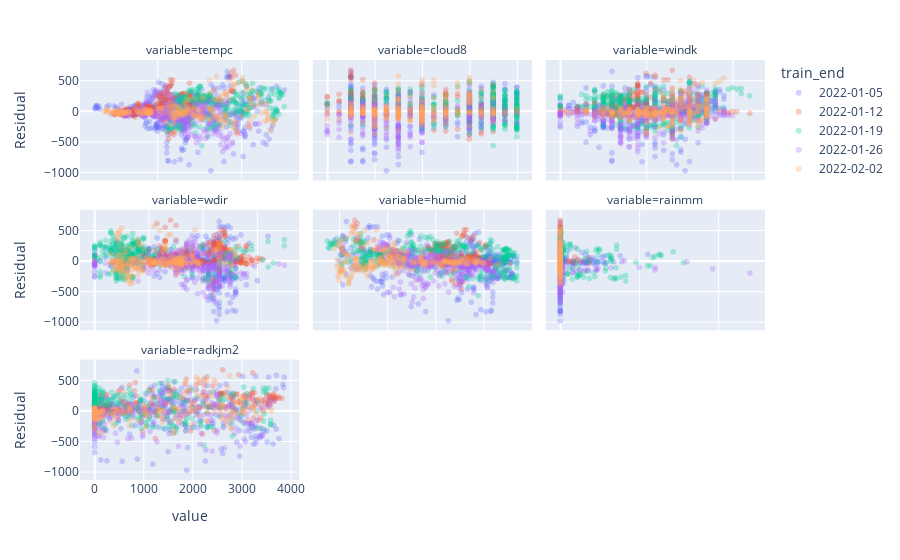

Notebook code cell kept with this figure:
### Code cell
jan1_2022_pred = jan1_2022.merge(predictions, on='datetime')

res_df = jan1_2022_pred[['Residual', 'tempc', 'cloud8', 'windk', 'wdir', 
            'humid', 'rainmm', 'radkjm2', 'train_end']
    ].melt(id_vars=['Residual', 'train_end'])
fig = px.scatter(res_df, x='value', y='Residual', facet_col='variable',
                 facet_col_wrap=3, color='train_end', opacity=0.3)
fig.update_xaxes(matches=None)
fig.show()

### Figure 1 — Plotly figure (JSON) as saved in the notebook; plotly's stock layout.template omitted (floating-point values rounded to 4 significant figures; data arrays with more than 128 entries replaced by an {"elided": "..."} marker saying what was removed)
{"data": [{"hovertemplate": "train_end=2022-01-05<br>variable=tempc<br>value=%{x}<br>Residual=%{y}<extra></extra>", "legendgroup": "2022-01-05", "marker": {"color": "#636efa", "opacity": 0.3, "symbol": "circle"}, "mode": "markers", "name": "2022-01-05", "showlegend": true, "type": "scattergl", "x": {"elided": "336 float values"}, "xaxis": "x7", "y": {"elided": "336 float values"}, "yaxis": "y7"}, {"hovertemplate": "train_end=2022-01-05<br>variable=cloud8<br>value=%{x}<br>Residual=%{y}<extra></extra>", "legendgroup": "2022-01-05", "marker": {"color": "#636efa", "opacity": 0.3, "symbol": "circle"}, "mode": "markers", "name": "2022-01-05", "showlegend": false, "type": "scattergl", "x": {"elided": "336 float values"}, "xaxis": "x8", "y": {"elided": "336 float values"}, "yaxis": "y8"}, {"hovertemplate": "train_end=2022-01-05<br>variable=windk<br>value=%{x}<br>Residual=%{y}<extra></extra>", "legendgroup": "2022-01-05", "marker": {"color": "#636efa", "opacity": 0.3, "symbol": "circle"}, "mode": "markers", "name": "2022-01-05", "showlegend": false, "type": "scattergl", "x": {"elided": "336 float values"}, "xaxis": "x9", "y": {"elided": "336 float values"}, "yaxis": "y9"}, {"hovertemplate": "train_end=2022-01-05<br>variable=wdir<br>value=%{x}<br>Residual=%{y}<extra></extra>", "legendgroup": "2022-01-05", "marker": {"color": "#636efa", "opacity": 0.3, "symbol": "circle"}, "mode": "markers", "name": "2022-01-05", "showlegend": false, "type": "scattergl", "x": {"elided": "336 int values"}, "xaxis": "x4", "y": {"elided": "336 float values"}, "yaxis": "y4"}, {"hovertemplate": "train_end=2022-01-05<br>variable=humid<br>value=%{x}<br>Residual=%{y}<extra></extra>", "legendgroup": "2022-01-05", "marker": {"color": "#636efa", "opacity": 0.3, "symbol": "circle"}, "mode": "markers", "name": "2022-01-05", "showlegend": false, "type": "scattergl", "x": {"elided": "336 float values"}, "xaxis": "x5", "y": {"elided": "336 float values"}, "yaxis": "y5"}, {"hovertemplate": "train_end=2022-01-05<br>variable=rainmm<br>value=%{x}<br>Residual=%{y}<extra></extra>", "legendgroup": "2022-01-05", "marker": {"color": "#636efa", "opacity": 0.3, "symbol": "circle"}, "mode": "markers", "name": "2022-01-05", "showlegend": false, "type": "scattergl", "x": {"elided": "336 float values"}, "xaxis": "x6", "y": {"elided": "336 float values"}, "yaxis": "y6"}, {"hovertemplate": "train_end=2022-01-05<br>variable=radkjm2<br>value=%{x}<br>Residual=%{y}<extra></extra>", "legendgroup": "2022-01-05", "marker": {"color": "#636efa", "opacity": 0.3, "symbol": "circle"}, "mode": "markers", "name": "2022-01-05", "showlegend": false, "type": "scattergl", "x": {"elided": "336 int values"}, "xaxis": "x", "y": {"elided": "336 float values"}, "yaxis": "y"}, {"hovertemplate": "train_end=2022-01-12<br>variable=tempc<br>value=%{x}<br>Residual=%{y}<extra></extra>", "legendgroup": "2022-01-12", "marker": {"color": "#EF553B", "opacity": 0.3, "symbol": "circle"}, "mode": "markers", "name": "2022-01-12", "showlegend": true, "type": "scattergl", "x": {"elided": "336 float values"}, "xaxis": "x7", "y": {"elided": "336 float values"}, "yaxis": "y7"}, {"hovertemplate": "train_end=2022-01-12<br>variable=cloud8<br>value=%{x}<br>Residual=%{y}<extra></extra>", "legendgroup": "2022-01-12", "marker": {"color": "#EF553B", "opacity": 0.3, "symbol": "circle"}, "mode": "markers", "name": "2022-01-12", "showlegend": false, "type": "scattergl", "x": {"elided": "336 float values"}, "xaxis": "x8", "y": {"elided": "336 float values"}, "yaxis": "y8"}, {"hovertemplate": "train_end=2022-01-12<br>variable=windk<br>value=%{x}<br>Residual=%{y}<extra></extra>", "legendgroup": "2022-01-12", "marker": {"color": "#EF553B", "opacity": 0.3, "symbol": "circle"}, "mode": "markers", "name": "2022-01-12", "showlegend": false, "type": "scattergl", "x": {"elided": "336 float values"}, "xaxis": "x9", "y": {"elided": "336 float values"}, "yaxis": "y9"}, {"hovertemplate": "train_end=2022-01-12<br>variable=wdir<br>value=%{x}<br>Residual=%{y}<extra></extra>", "legendgroup": "2022-01-12", "marker": {"color": "#EF553B", "opacity": 0.3, "symbol": "circle"}, "mode": "markers", "name": "2022-01-12", "showlegend": false, "type": "scattergl", "x": {"elided": "336 int values"}, "xaxis": "x4", "y": {"elided": "336 float values"}, "yaxis": "y4"}, {"hovertemplate": "train_end=2022-01-12<br>variable=humid<br>value=%{x}<br>Residual=%{y}<extra></extra>", "legendgroup": "2022-01-12", "marker": {"color": "#EF553B", "opacity": 0.3, "symbol": "circle"}, "mode": "markers", "name": "2022-01-12", "showlegend": false, "type": "scattergl", "x": {"elided": "336 float values"}, "xaxis": "x5", "y": {"elided": "336 float values"}, "yaxis": "y5"}, {"hovertemplate": "train_end=2022-01-12<br>variable=rainmm<br>value=%{x}<br>Residual=%{y}<extra></extra>", "legendgroup": "2022-01-12", "marker": {"color": "#EF553B", "opacity": 0.3, "symbol": "circle"}, "mode": "markers", "name": "2022-01-12", "showlegend": false, "type": "scattergl", "x": {"elided": "336 float values"}, "xaxis": "x6", "y": {"elided": "336 float values"}, "yaxis": "y6"}, {"hovertemplate": "train_end=2022-01-12<br>variable=radkjm2<br>value=%{x}<br>Residual=%{y}<extra></extra>", "legendgroup": "2022-01-12", "marker": {"color": "#EF553B", "opacity": 0.3, "symbol": "circle"}, "mode": "markers", "name": "2022-01-12", "showlegend": false, "type": "scattergl", "x": {"elided": "336 int values"}, "xaxis": "x", "y": {"elided": "336 float values"}, "yaxis": "y"}, {"hovertemplate": "train_end=2022-01-19<br>variable=tempc<br>value=%{x}<br>Residual=%{y}<extra></extra>", "legendgroup": "2022-01-19", "marker": {"color": "#00cc96", "opacity": 0.3, "symbol": "circle"}, "mode": "markers", "name": "2022-01-19", "showlegend": true, "type": "scattergl", "x": {"elided": "336 float values"}, "xaxis": "x7", "y": {"elided": "336 float values"}, "yaxis": "y7"}, {"hovertemplate": "train_end=2022-01-19<br>variable=cloud8<br>value=%{x}<br>Residual=%{y}<extra></extra>", "legendgroup": "2022-01-19", "marker": {"color": "#00cc96", "opacity": 0.3, "symbol": "circle"}, "mode": "markers", "name": "2022-01-19", "showlegend": false, "type": "scattergl", "x": {"elided": "336 float values"}, "xaxis": "x8", "y": {"elided": "336 float values"}, "yaxis": "y8"}, {"hovertemplate": "train_end=2022-01-19<br>variable=windk<br>value=%{x}<br>Residual=%{y}<extra></extra>", "legendgroup": "2022-01-19", "marker": {"color": "#00cc96", "opacity": 0.3, "symbol": "circle"}, "mode": "markers", "name": "2022-01-19", "showlegend": false, "type": "scattergl", "x": {"elided": "336 float values"}, "xaxis": "x9", "y": {"elided": "336 float values"}, "yaxis": "y9"}, {"hovertemplate": "train_end=2022-01-19<br>variable=wdir<br>value=%{x}<br>Residual=%{y}<extra></extra>", "legendgroup": "2022-01-19", "marker": {"color": "#00cc96", "opacity": 0.3, "symbol": "circle"}, "mode": "markers", "name": "2022-01-19", "showlegend": false, "type": "scattergl", "x": {"elided": "336 int values"}, "xaxis": "x4", "y": {"elided": "336 float values"}, "yaxis": "y4"}, {"hovertemplate": "train_end=2022-01-19<br>variable=humid<br>value=%{x}<br>Residual=%{y}<extra></extra>", "legendgroup": "2022-01-19", "marker": {"color": "#00cc96", "opacity": 0.3, "symbol": "circle"}, "mode": "markers", "name": "2022-01-19", "showlegend": false, "type": "scattergl", "x": {"elided": "336 float values"}, "xaxis": "x5", "y": {"elided": "336 float values"}, "yaxis": "y5"}, {"hovertemplate": "train_end=2022-01-19<br>variable=rainmm<br>value=%{x}<br>Residual=%{y}<extra></extra>", "legendgroup": "2022-01-19", "marker": {"color": "#00cc96", "opacity": 0.3, "symbol": "circle"}, "mode": "markers", "name": "2022-01-19", "showlegend": false, "type": "scattergl", "x": {"elided": "336 float values"}, "xaxis": "x6", "y": {"elided": "336 float values"}, "yaxis": "y6"}, {"hovertemplate": "train_end=2022-01-19<br>variable=radkjm2<br>value=%{x}<br>Residual=%{y}<extra></extra>", "legendgroup": "2022-01-19", "marker": {"color": "#00cc96", "opacity": 0.3, "symbol": "circle"}, "mode": "markers", "name": "2022-01-19", "showlegend": false, "type": "scattergl", "x": {"elided": "336 int values"}, "xaxis": "x", "y": {"elided": "336 float values"}, "yaxis": "y"}, {"hovertemplate": "train_end=2022-01-26<br>variable=tempc<br>value=%{x}<br>Residual=%{y}<extra></extra>", "legendgroup": "2022-01-26", "marker": {"color": "#ab63fa", "opacity": 0.3, "symbol": "circle"}, "mode": "markers", "name": "2022-01-26", "showlegend": true, "type": "scattergl", "x": {"elided": "336 float values"}, "xaxis": "x7", "y": {"elided": "336 float values"}, "yaxis": "y7"}, {"hovertemplate": "train_end=2022-01-26<br>variable=cloud8<br>value=%{x}<br>Residual=%{y}<extra></extra>", "legendgroup": "2022-01-26", "marker": {"color": "#ab63fa", "opacity": 0.3, "symbol": "circle"}, "mode": "markers", "name": "2022-01-26", "showlegend": false, "type": "scattergl", "x": {"elided": "336 float values"}, "xaxis": "x8", "y": {"elided": "336 float values"}, "yaxis": "y8"}, {"hovertemplate": "train_end=2022-01-26<br>variable=windk<br>value=%{x}<br>Residual=%{y}<extra></extra>", "legendgroup": "2022-01-26", "marker": {"color": "#ab63fa", "opacity": 0.3, "symbol": "circle"}, "mode": "markers", "name": "2022-01-26", "showlegend": false, "type": "scattergl", "x": {"elided": "336 float values"}, "xaxis": "x9", "y": {"elided": "336 float values"}, "yaxis": "y9"}, {"hovertemplate": "train_end=2022-01-26<br>variable=wdir<br>value=%{x}<br>Residual=%{y}<extra></extra>", "legendgroup": "2022-01-26", "marker": {"color": "#ab63fa", "opacity": 0.3, "symbol": "circle"}, "mode": "markers", "name": "2022-01-26", "showlegend": false, "type": "scattergl", "x": {"elided": "336 int values"}, "xaxis": "x4", "y": {"elided": "336 float values"}, "yaxis": "y4"}, {"hovertemplate": "train_end=2022-01-26<br>variable=humid<br>value=%{x}<br>Residual=%{y}<extra></extra>", "legendgroup": "2022-01-26", "marker": {"color": "#ab63fa", "opacity": 0.3, "symbol": "circle"}, "mode": "markers", "name": "2022-01-26", "showlegend": false, "type": "scattergl", "x": {"elided": "336 float values"}, "xaxis": "x5", "y": {"elided": "336 float values"}, "yaxis": "y5"}, {"hovertemplate": "train_end=2022-01-26<br>variable=rainmm<br>value=%{x}<br>Residual=%{y}<extra></extra>", "legendgroup": "2022-01-26", "marker": {"color": "#ab63fa", "opacity": 0.3, "symbol": "circle"}, "mode": "markers", "name": "2022-01-26", "showlegend": false, "type": "scattergl", "x": {"elided": "336 float values"}, "xaxis": "x6", "y": {"elided": "336 float values"}, "yaxis": "y6"}, {"hovertemplate": "train_end=2022-01-26<br>variable=radkjm2<br>value=%{x}<br>Residual=%{y}<extra></extra>", "legendgroup": "2022-01-26", "marker": {"color": "#ab63fa", "opacity": 0.3, "symbol": "circle"}, "mode": "markers", "name": "2022-01-26", "showlegend": false, "type": "scattergl", "x": {"elided": "336 int values"}, "xaxis": "x", "y": {"elided": "336 float values"}, "yaxis": "y"}, {"hovertemplate": "train_end=2022-02-02<br>variable=tempc<br>value=%{x}<br>Residual=%{y}<extra></extra>", "legendgroup": "2022-02-02", "marker": {"color": "#FFA15A", "opacity": 0.3, "symbol": "circle"}, "mode": "markers", "name": "2022-02-02", "showlegend": true, "type": "scattergl", "x": {"elided": "240 float values"}, "xaxis": "x7", "y": {"elided": "240 float values"}, "yaxis": "y7"}, {"hovertemplate": "train_end=2022-02-02<br>variable=cloud8<br>value=%{x}<br>Residual=%{y}<extra></extra>", "legendgroup": "2022-02-02", "marker": {"color": "#FFA15A", "opacity": 0.3, "symbol": "circle"}, "mode": "markers", "name": "2022-02-02", "showlegend": false, "type": "scattergl", "x": {"elided": "240 float values"}, "xaxis": "x8", "y": {"elided": "240 float values"}, "yaxis": "y8"}, {"hovertemplate": "train_end=2022-02-02<br>variable=windk<br>value=%{x}<br>Residual=%{y}<extra></extra>", "legendgroup": "2022-02-02", "marker": {"color": "#FFA15A", "opacity": 0.3, "symbol": "circle"}, "mode": "markers", "name": "2022-02-02", "showlegend": false, "type": "scattergl", "x": {"elided": "240 float values"}, "xaxis": "x9", "y": {"elided": "240 float values"}, "yaxis": "y9"}, {"hovertemplate": "train_end=2022-02-02<br>variable=wdir<br>value=%{x}<br>Residual=%{y}<extra></extra>", "legendgroup": "2022-02-02", "marker": {"color": "#FFA15A", "opacity": 0.3, "symbol": "circle"}, "mode": "markers", "name": "2022-02-02", "showlegend": false, "type": "scattergl", "x": {"elided": "240 int values"}, "xaxis": "x4", "y": {"elided": "240 float values"}, "yaxis": "y4"}, {"hovertemplate": "train_end=2022-02-02<br>variable=humid<br>value=%{x}<br>Residual=%{y}<extra></extra>", "legendgroup": "2022-02-02", "marker": {"color": "#FFA15A", "opacity": 0.3, "symbol": "circle"}, "mode": "markers", "name": "2022-02-02", "showlegend": false, "type": "scattergl", "x": {"elided": "240 float values"}, "xaxis": "x5", "y": {"elided": "240 float values"}, "yaxis": "y5"}, {"hovertemplate": "train_end=2022-02-02<br>variable=rainmm<br>value=%{x}<br>Residual=%{y}<extra></extra>", "legendgroup": "2022-02-02", "marker": {"color": "#FFA15A", "opacity": 0.3, "symbol": "circle"}, "mode": "markers", "name": "2022-02-02", "showlegend": false, "type": "scattergl", "x": {"elided": "240 int values"}, "xaxis": "x6", "y": {"elided": "240 float values"}, "yaxis": "y6"}, {"hovertemplate": "train_end=2022-02-02<br>variable=radkjm2<br>value=%{x}<br>Residual=%{y}<extra></extra>", "legendgroup": "2022-02-02", "marker": {"color": "#FFA15A", "opacity": 0.3, "symbol": "circle"}, "mode": "markers", "name": "2022-02-02", "showlegend": false, "type": "scattergl", "x": {"elided": "240 int values"}, "xaxis": "x", "y": {"elided": "240 float values"}, "yaxis": "y"}], "layout": {"annotations": [{"font": {}, "showarrow": false, "text": "variable=radkjm2", "x": 0.16, "xanchor": "center", "xref": "paper", "y": 0.2867, "yanchor": "bottom", "yref": "paper"}, {"font": {}, "showarrow": false, "text": "variable=wdir", "x": 0.16, "xanchor": "center", "xref": "paper", "y": 0.6433, "yanchor": "bottom", "yref": "paper"}, {"font": {}, "showarrow": false, "text": "variable=humid", "x": 0.5, "xanchor": "center", "xref": "paper", "y": 0.6433, "yanchor": "bottom", "yref": "paper"}, {"font": {}, "showarrow": false, "text": "variable=rainmm", "x": 0.84, "xanchor": "center", "xref": "paper", "y": 0.6433, "yanchor": "bottom", "yref": "paper"}, {"font": {}, "showarrow": false, "text": "variable=tempc", "x": 0.16, "xanchor": "center", "xref": "paper", "y": 1.0, "yanchor": "bottom", "yref": "paper"}, {"font": {}, "showarrow": false, "text": "variable=cloud8", "x": 0.5, "xanchor": "center", "xref": "paper", "y": 1.0, "yanchor": "bottom", "yref": "paper"}, {"font": {}, "showarrow": false, "text": "variable=windk", "x": 0.84, "xanchor": "center", "xref": "paper", "y": 1.0, "yanchor": "bottom", "yref": "paper"}], "legend": {"title": {"text": "train_end"}, "tracegroupgap": 0}, "margin": {"t": 60}, "xaxis": {"anchor": "y", "domain": [0, 0.32], "title": {"text": "value"}}, "xaxis2": {"anchor": "y2", "domain": [0.34, 0.66], "title": {"text": "value"}}, "xaxis3": {"anchor": "y3", "domain": [0.68, 1.0], "title": {"text": "value"}}, "xaxis4": {"anchor": "y4", "domain": [0, 0.32], "showticklabels": false}, "xaxis5": {"anchor": "y5", "domain": [0.34, 0.66], "showticklabels": false}, "xaxis6": {"anchor": "y6", "domain": [0.68, 1.0], "showticklabels": false}, "xaxis7": {"anchor": "y7", "domain": [0, 0.32], "showticklabels": false}, "xaxis8": {"anchor": "y8", "domain": [0.34, 0.66], "showticklabels": false}, "xaxis9": {"anchor": "y9", "domain": [0.68, 1.0], "showticklabels": false}, "yaxis": {"anchor": "x", "domain": [0, 0.2867], "title": {"text": "Residual"}}, "yaxis2": {"anchor": "x2", "domain": [0, 0.2867], "matches": "y", "showticklabels": false}, "yaxis3": {"anchor": "x3", "domain": [0, 0.2867], "matches": "y", "showticklabels": false}, "yaxis4": {"anchor": "x4", "domain": [0.3567, 0.6433], "matches": "y", "title": {"text": "Residual"}}, "yaxis5": {"anchor": "x5", "domain": [0.3567, 0.6433], "matches": "y", "showticklabels": false}, "yaxis6": {"anchor": "x6", "domain": [0.3567, 0.6433], "matches": "y", "showticklabels": false}, "yaxis7": {"anchor": "x7", "domain": [0.7133, 1.0], "matches": "y", "title": {"text": "Residual"}}, "yaxis8": {"anchor": "x8", "domain": [0.7133, 1.0], "matches": "y", "showticklabels": false}, "yaxis9": {"anchor": "x9", "domain": [0.7133, 1.0], "matches": "y", "showticklabels": false}}}
